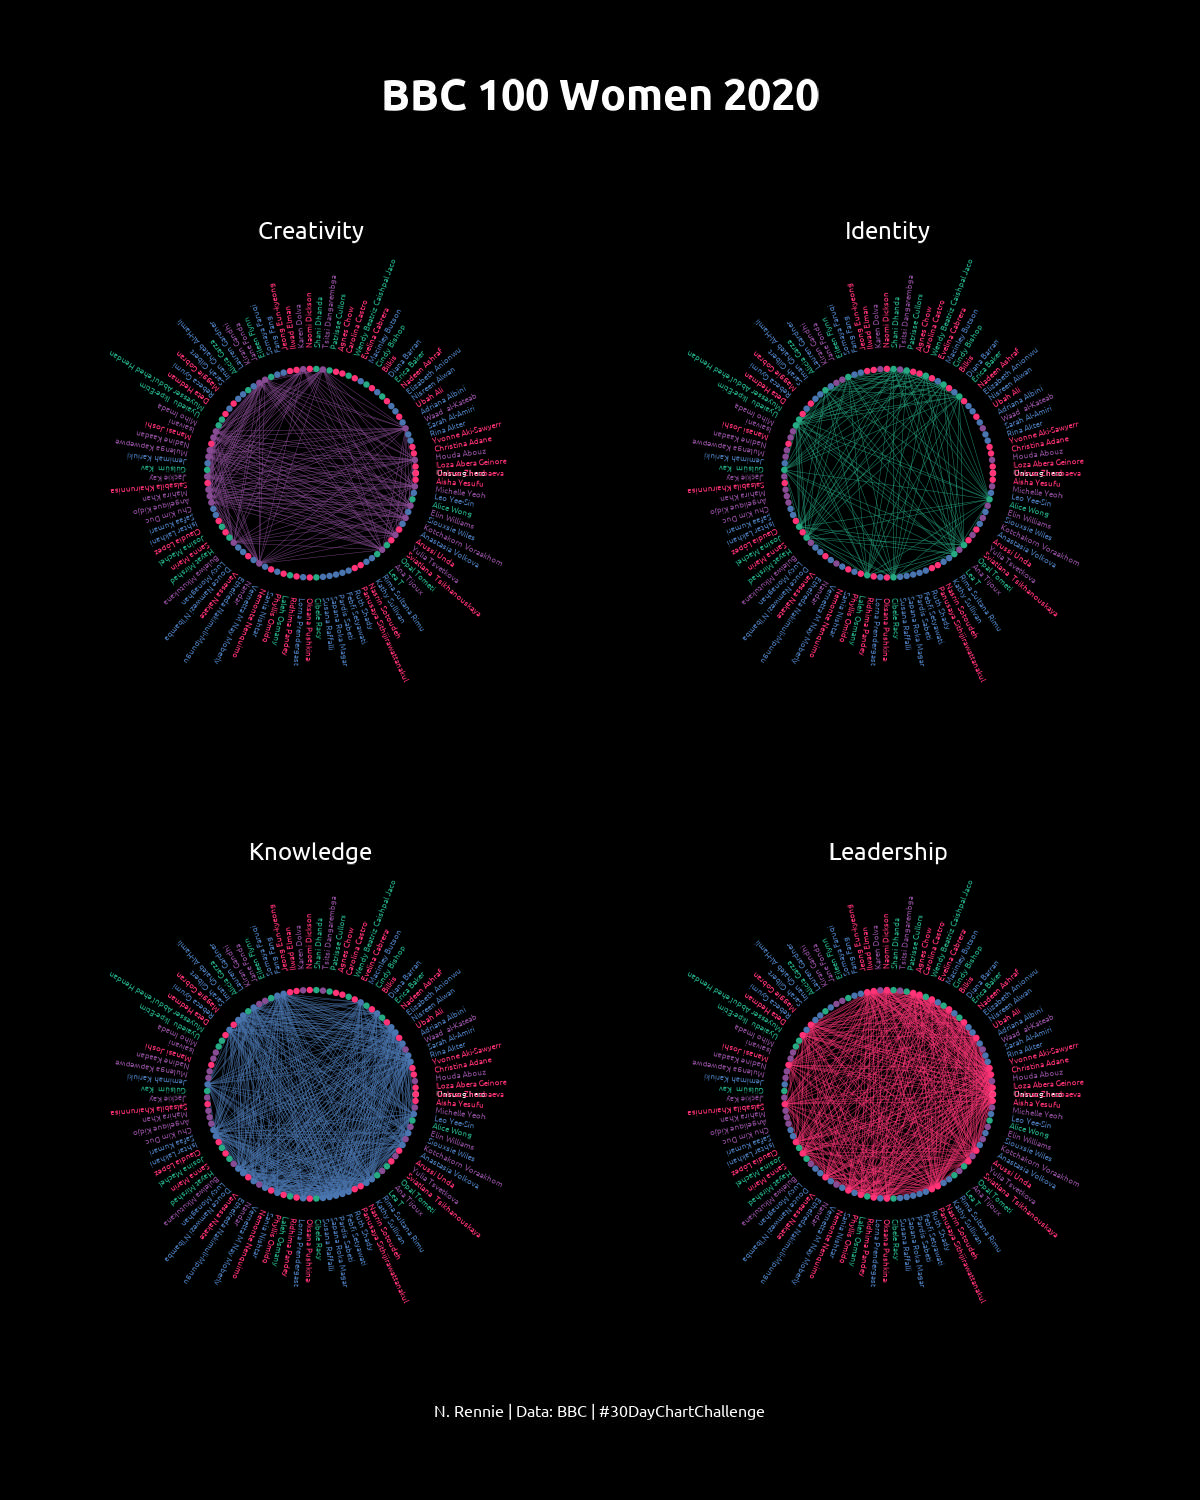

Write R code to recreate this figure.
library(tidyverse)
library(showtext)
library(magrittr)
library(patchwork)

tuesdata <- tidytuesdayR::tt_load('2020-12-08')
women <- tuesdata$women

# add fonts
font_add_google(name = "Bungee", family = "bungee")
font_add_google(name = "Ubuntu", family = "ubuntu")
showtext_auto()

# prep data
plot_data <- women %>%
  select(name, img, category, country, role) %>%
  mutate(theta = seq(0, 2 * pi, length.out = 100),
         x = 10 * cos(theta),
         y = 10 * sin(theta),
         labx = 12 * cos(theta),
         laby = 12 * sin(theta),
         angle = 360*(theta/(2*pi)))

# define edges
Creativity <- plot_data %>%
  filter(category == "Creativity") %>%
  select(x, y) %>%
  mutate(id = row_number())
Creativity_edges <- tibble(expand.grid(id1 = Creativity$id, id2 = Creativity$id)) %>%
  inner_join(Creativity, by = c("id1" = "id")) %>%
  inner_join(Creativity, by = c("id2" = "id")) %>%
  select(-c(id1, id2)) %>%
  set_colnames(c("x", "y", "xend", "yend"))

Identity <- plot_data %>%
  filter(category == "Identity") %>%
  select(x, y) %>%
  mutate(id = row_number())
Identity_edges <- tibble(expand.grid(id1 = Identity$id, id2 = Identity$id)) %>%
  inner_join(Identity, by = c("id1" = "id")) %>%
  inner_join(Identity, by = c("id2" = "id")) %>%
  select(-c(id1, id2)) %>%
  set_colnames(c("x", "y", "xend", "yend"))

Knowledge <- plot_data %>%
  filter(category == "Knowledge") %>%
  select(x, y) %>%
  mutate(id = row_number())
Knowledge_edges <- tibble(expand.grid(id1 = Knowledge$id, id2 = Knowledge$id)) %>%
  inner_join(Knowledge, by = c("id1" = "id")) %>%
  inner_join(Knowledge, by = c("id2" = "id")) %>%
  select(-c(id1, id2)) %>%
  set_colnames(c("x", "y", "xend", "yend"))

Leadership <- plot_data %>%
  filter(category == "Leadership") %>%
  select(x, y) %>%
  mutate(id = row_number())
Leadership_edges <- tibble(expand.grid(id1 = Leadership$id, id2 = Leadership$id)) %>%
  inner_join(Leadership, by = c("id1" = "id")) %>%
  inner_join(Leadership, by = c("id2" = "id")) %>%
  select(-c(id1, id2)) %>%
  set_colnames(c("x", "y", "xend", "yend"))

# plot
p1 <- ggplot() +
  geom_segment(data = Creativity_edges,
               mapping = aes(x = x, y = y, xend = xend, yend = yend),
               colour = alpha("#884c94", 0.5), size = 0.05) +
  geom_point(data = plot_data,
             mapping = aes(x = x, y = y, colour = category),
             size = 0.08) +
  geom_text(data = plot_data,
            mapping = aes(x = labx, y = laby, label = name, angle = angle, colour = category),
            family = "ubuntu", hjust = 0, size = 2) +
  scale_colour_manual("", values = c("white", "#884c94", "#26aa83", "#4a75b0", "#ff3377")) +
  labs(subtitle = "Creativity") +
  xlim(-20, 20) +
  ylim(-20, 20) +
  coord_fixed() +
  theme_void() +
  theme(legend.position = "none",
        legend.text = element_text(family = "ubuntu", hjust = 0.5, size = 12, color = "white"),
        plot.subtitle = element_text(family = "ubuntu", hjust = 0.5, size = 18, color = "white"),
        plot.background = element_rect(fill = "black", colour="black"),
        panel.background = element_rect(fill = "black", colour="black"),
        plot.margin = unit(c(0.5,0.5,0.5,0.5), "cm"))
p1

p2 <- ggplot() +
  geom_segment(data = Identity_edges,
               mapping = aes(x = x, y = y, xend = xend, yend = yend),
               colour = alpha("#26aa83", 0.5), size = 0.05) +
  geom_point(data = plot_data,
             mapping = aes(x = x, y = y, colour = category),
             size = 0.08) +
  geom_text(data = plot_data,
            mapping = aes(x = labx, y = laby, label = name, angle = angle, colour = category),
            family = "ubuntu", hjust = 0, size = 2) +
  scale_colour_manual("", values = c("white", "#884c94", "#26aa83", "#4a75b0", "#ff3377")) +
  labs(subtitle = "Identity") +
  xlim(-20, 20) +
  ylim(-20, 20) +
  coord_fixed() +
  theme_void() +
  theme(legend.position = "none",
        legend.text = element_text(family = "ubuntu", hjust = 0.5, size = 12, color = "white"),
        plot.subtitle = element_text(family = "ubuntu", hjust = 0.5, size = 18, color = "white"),
        plot.background = element_rect(fill = "black", colour="black"),
        panel.background = element_rect(fill = "black", colour="black"),
        plot.margin = unit(c(0.5,0.5,0.5,0.5), "cm"))
p2

p3 <- ggplot() +
  geom_segment(data = Knowledge_edges,
               mapping = aes(x = x, y = y, xend = xend, yend = yend),
               colour = alpha("#4a75b0", 0.5), size = 0.05) +
  geom_point(data = plot_data,
             mapping = aes(x = x, y = y, colour = category),
             size = 0.08) +
  geom_text(data = plot_data,
            mapping = aes(x = labx, y = laby, label = name, angle = angle, colour = category),
            family = "ubuntu", hjust = 0, size = 2) +
  scale_colour_manual("", values = c("white", "#884c94", "#26aa83", "#4a75b0", "#ff3377")) +
  labs(subtitle = "Knowledge") +
  xlim(-20, 20) +
  ylim(-20, 20) +
  coord_fixed() +
  theme_void() +
  theme(legend.position = "none",
        legend.text = element_text(family = "ubuntu", hjust = 0.5, size = 12, color = "white"),
        plot.subtitle = element_text(family = "ubuntu", hjust = 0.5, size = 18, color = "white"),
        plot.background = element_rect(fill = "black", colour="black"),
        panel.background = element_rect(fill = "black", colour="black"),
        plot.margin = unit(c(0.5,0.5,0.5,0.5), "cm"))
p3

p4 <- ggplot() +
  geom_segment(data = Leadership_edges,
               mapping = aes(x = x, y = y, xend = xend, yend = yend),
               colour = alpha("#ff3377", 0.5), size = 0.05) +
  geom_point(data = plot_data,
             mapping = aes(x = x, y = y, colour = category),
             size = 0.08) +
  geom_text(data = plot_data,
            mapping = aes(x = labx, y = laby, label = name, angle = angle, colour = category),
            family = "ubuntu", hjust = 0, size = 2) +
  scale_colour_manual("", values = c("white", "#884c94", "#26aa83", "#4a75b0", "#ff3377")) +
  labs(subtitle = "Leadership") +
  xlim(-20, 20) +
  ylim(-20, 20) +
  coord_fixed() +
  theme_void() +
  theme(legend.position = "none",
        legend.text = element_text(family = "ubuntu", hjust = 0.5, size = 12, color = "white"),
        plot.subtitle = element_text(family = "ubuntu", hjust = 0.5, size = 18, color = "white"),
        plot.background = element_rect(fill = "black", colour="black"),
        panel.background = element_rect(fill = "black", colour="black"),
        plot.margin = unit(c(0.5,0.5,0.5,0.5), "cm"))
p4

# join plot
p <- p1 + p2 + p3 + p4 +
  plot_annotation(title = "BBC 100 Women 2020",
                  caption = "N. Rennie | Data: BBC | #30DayChartChallenge") &
  theme(plot.title = element_text(family = "ubuntu", hjust = 0.5,
                                  face = "bold", size = 32, color = "white"),
        plot.caption = element_text(family = "ubuntu", hjust = 0.5,
                                    size = 12, color = "white"),
        plot.background = element_rect(fill = "black", colour="black"),
        panel.background = element_rect(fill = "black", colour="black"))
p

# save
ggsave(p, filename = "2022/viz/day_17.jpg", unit = "in", height = 5, width = 4)
